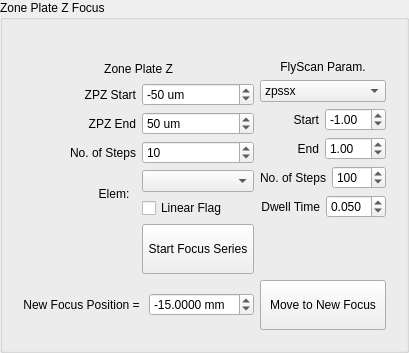
             <widget class="QGroupBox" name="groupBox_24">
              <property name="title">
               <string>Zone Plate Z Focus</string>
              </property>
              <layout class="QGridLayout" name="gridLayout_73">
               <item row="0" column="0">
                <widget class="QLabel" name="label_135">
                 <property name="sizePolicy">
                  <sizepolicy hsizetype="Preferred" vsizetype="Fixed">
                   <horstretch>0</horstretch>
                   <verstretch>0</verstretch>
                  </sizepolicy>
                 </property>
                 <property name="text">
                  <string/>
                 </property>
                </widget>
               </item>
               <item row="1" column="0">
                <layout class="QGridLayout" name="gridLayout_79">
                 <item row="2" column="0">
                  <layout class="QGridLayout" name="gridLayout_46">
                   <item row="0" column="0">
                    <widget class="QWidget" name="widget_4" native="true">
                     <layout class="QGridLayout" name="gridLayout_61">
                      <item row="0" column="0" colspan="2">
                       <layout class="QVBoxLayout" name="verticalLayout_31">
                        <item>
                         <widget class="QLabel" name="label_76">
                          <property name="text">
                           <string>Zone Plate Z</string>
                          </property>
                          <property name="alignment">
                           <set>Qt::AlignCenter</set>
                          </property>
                         </widget>
                        </item>
                        <item>
                         <layout class="QHBoxLayout" name="horizontalLayout_63">
                          <item>
                           <widget class="QLabel" name="label_100">
                            <property name="toolTip">
                             <string>relative start pos</string>
                            </property>
                            <property name="text">
                             <string>ZPZ Start</string>
                            </property>
                            <property name="alignment">
                             <set>Qt::AlignRight|Qt::AlignTrailing|Qt::AlignVCenter</set>
                            </property>
                           </widget>
                          </item>
                          <item>
                           <widget class="QSpinBox" name="sb_ZPZ1RelativeStart">
                            <property name="sizePolicy">
                             <sizepolicy hsizetype="Preferred" vsizetype="Fixed">
                              <horstretch>0</horstretch>
                              <verstretch>0</verstretch>
                             </sizepolicy>
                            </property>
                            <property name="suffix">
                             <string> um</string>
                            </property>
                            <property name="minimum">
                             <number>-1000</number>
                            </property>
                            <property name="maximum">
                             <number>1000</number>
                            </property>
                            <property name="singleStep">
                             <number>10</number>
                            </property>
                            <property name="value">
                             <number>-50</number>
                            </property>
                           </widget>
                          </item>
                         </layout>
                        </item>
                        <item>
                         <layout class="QHBoxLayout" name="horizontalLayout_65">
                          <item>
                           <widget class="QLabel" name="label_102">
                            <property name="toolTip">
                             <string>relative end pos</string>
                            </property>
                            <property name="text">
                             <string>ZPZ End</string>
                            </property>
                            <property name="alignment">
                             <set>Qt::AlignRight|Qt::AlignTrailing|Qt::AlignVCenter</set>
                            </property>
                           </widget>
                          </item>
                          <item>
                           <widget class="QSpinBox" name="sb_ZPZ1RelativeEnd">
                            <property name="sizePolicy">
                             <sizepolicy hsizetype="Preferred" vsizetype="Fixed">
                              <horstretch>0</horstretch>
                              <verstretch>0</verstretch>
                             </sizepolicy>
                            </property>
                            <property name="suffix">
                             <string> um</string>
                            </property>
                            <property name="minimum">
                             <number>-1000</number>
                            </property>
                            <property name="maximum">
                             <number>1000</number>
                            </property>
                            <property name="singleStep">
                             <number>10</number>
                            </property>
                            <property name="value">
                             <number>50</number>
                            </property>
                           </widget>
                          </item>
                         </layout>
                        </item>
                        <item>
                         <layout class="QHBoxLayout" name="horizontalLayout_69">
                          <item>
                           <widget class="QLabel" name="label_106">
                            <property name="text">
                             <string>No. of Steps</string>
                            </property>
                            <property name="alignment">
                             <set>Qt::AlignRight|Qt::AlignTrailing|Qt::AlignVCenter</set>
                            </property>
                           </widget>
                          </item>
                          <item>
                           <widget class="QSpinBox" name="sb_ZPZ1Steps">
                            <property name="sizePolicy">
                             <sizepolicy hsizetype="Preferred" vsizetype="Fixed">
                              <horstretch>0</horstretch>
                              <verstretch>0</verstretch>
                             </sizepolicy>
                            </property>
                            <property name="suffix">
                             <string/>
                            </property>
                            <property name="minimum">
                             <number>1</number>
                            </property>
                            <property name="maximum">
                             <number>1000</number>
                            </property>
                            <property name="singleStep">
                             <number>5</number>
                            </property>
                            <property name="value">
                             <number>10</number>
                            </property>
                           </widget>
                          </item>
                         </layout>
                        </item>
                       </layout>
                      </item>
                      <item row="0" column="2" rowspan="2">
                       <layout class="QVBoxLayout" name="verticalLayout_39">
                        <item>
                         <widget class="QLabel" name="label_77">
                          <property name="text">
                           <string>FlyScan Param.</string>
                          </property>
                          <property name="alignment">
                           <set>Qt::AlignCenter</set>
                          </property>
                         </widget>
                        </item>
                        <item>
                         <widget class="QComboBox" name="cb_foucsScanMotor">
                          <item>
                           <property name="text">
                            <string>zpssx</string>
                           </property>
                          </item>
                          <item>
                           <property name="text">
                            <string>zpssy</string>
                           </property>
                          </item>
                          <item>
                           <property name="text">
                            <string>zpssz</string>
                           </property>
                          </item>
                         </widget>
                        </item>
                        <item>
                         <layout class="QHBoxLayout" name="horizontalLayout_62">
                          <item>
                           <widget class="QLabel" name="label_99">
                            <property name="text">
                             <string>Start</string>
                            </property>
                            <property name="alignment">
                             <set>Qt::AlignRight|Qt::AlignTrailing|Qt::AlignVCenter</set>
                            </property>
                           </widget>
                          </item>
                          <item>
                           <widget class="QDoubleSpinBox" name="sb_FocusScanMtrStart">
                            <property name="sizePolicy">
                             <sizepolicy hsizetype="Preferred" vsizetype="Fixed">
                              <horstretch>0</horstretch>
                              <verstretch>0</verstretch>
                             </sizepolicy>
                            </property>
                            <property name="minimum">
                             <double>-15.000000000000000</double>
                            </property>
                            <property name="maximum">
                             <double>15.000000000000000</double>
                            </property>
                            <property name="value">
                             <double>-1.000000000000000</double>
                            </property>
                           </widget>
                          </item>
                         </layout>
                        </item>
                        <item>
                         <layout class="QHBoxLayout" name="horizontalLayout_64">
                          <item>
                           <widget class="QLabel" name="label_101">
                            <property name="text">
                             <string>End</string>
                            </property>
                            <property name="alignment">
                             <set>Qt::AlignRight|Qt::AlignTrailing|Qt::AlignVCenter</set>
                            </property>
                           </widget>
                          </item>
                          <item>
                           <widget class="QDoubleSpinBox" name="sb_FocusScanMtrEnd">
                            <property name="sizePolicy">
                             <sizepolicy hsizetype="Preferred" vsizetype="Fixed">
                              <horstretch>0</horstretch>
                              <verstretch>0</verstretch>
                             </sizepolicy>
                            </property>
                            <property name="minimum">
                             <double>-15.000000000000000</double>
                            </property>
                            <property name="maximum">
                             <double>15.000000000000000</double>
                            </property>
                            <property name="value">
                             <double>1.000000000000000</double>
                            </property>
                           </widget>
                          </item>
                         </layout>
                        </item>
                        <item>
                         <layout class="QHBoxLayout" name="horizontalLayout_68">
                          <item>
                           <widget class="QLabel" name="label_105">
                            <property name="text">
                             <string>No. of Steps</string>
                            </property>
                            <property name="alignment">
                             <set>Qt::AlignRight|Qt::AlignTrailing|Qt::AlignVCenter</set>
                            </property>
                           </widget>
                          </item>
                          <item>
                           <widget class="QSpinBox" name="sb_FocusScanMtrStep">
                            <property name="sizePolicy">
                             <sizepolicy hsizetype="Preferred" vsizetype="Fixed">
                              <horstretch>0</horstretch>
                              <verstretch>0</verstretch>
                             </sizepolicy>
                            </property>
                            <property name="suffix">
                             <string/>
                            </property>
                            <property name="minimum">
                             <number>10</number>
                            </property>
                            <property name="maximum">
                             <number>1000</number>
                            </property>
                            <property name="singleStep">
                             <number>50</number>
                            </property>
                            <property name="value">
                             <number>100</number>
                            </property>
                           </widget>
                          </item>
                         </layout>
                        </item>
                        <item>
                         <layout class="QHBoxLayout" name="horizontalLayout_11">
                          <item>
                           <widget class="QLabel" name="label_118">
                            <property name="text">
                             <string>Dwell Time</string>
                            </property>
                            <property name="alignment">
                             <set>Qt::AlignRight|Qt::AlignTrailing|Qt::AlignVCenter</set>
                            </property>
                           </widget>
                          </item>
                          <item>
                           <widget class="QDoubleSpinBox" name="dsb_FocusScanDwell">
                            <property name="sizePolicy">
                             <sizepolicy hsizetype="Preferred" vsizetype="Fixed">
                              <horstretch>0</horstretch>
                              <verstretch>0</verstretch>
                             </sizepolicy>
                            </property>
                            <property name="decimals">
                             <number>3</number>
                            </property>
                            <property name="minimum">
                             <double>0.005000000000000</double>
                            </property>
                            <property name="maximum">
                             <double>0.500000000000000</double>
                            </property>
                            <property name="singleStep">
                             <double>0.010000000000000</double>
                            </property>
                            <property name="value">
                             <double>0.050000000000000</double>
                            </property>
                           </widget>
                          </item>
                         </layout>
                        </item>
                       </layout>
                      </item>
                      <item row="3" column="0" colspan="2">
                       <layout class="QGridLayout" name="gridLayout_25">
                        <item row="1" column="1">
                         <widget class="QLabel" name="label_56">
                          <property name="text">
                           <string>New Focus Position = </string>
                          </property>
                          <property name="alignment">
                           <set>Qt::AlignRight|Qt::AlignTrailing|Qt::AlignVCenter</set>
                          </property>
                         </widget>
                        </item>
                        <item row="1" column="2">
                         <widget class="QDoubleSpinBox" name="dsb_ZPZ1TargetPos">
                          <property name="sizePolicy">
                           <sizepolicy hsizetype="Preferred" vsizetype="Fixed">
                            <horstretch>0</horstretch>
                            <verstretch>0</verstretch>
                           </sizepolicy>
                          </property>
                          <property name="suffix">
                           <string> mm</string>
                          </property>
                          <property name="decimals">
                           <number>4</number>
                          </property>
                          <property name="minimum">
                           <double>-100.000000000000000</double>
                          </property>
                          <property name="maximum">
                           <double>20.000000000000000</double>
                          </property>
                          <property name="value">
                           <double>-15.000000000000000</double>
                          </property>
                         </widget>
                        </item>
                       </layout>
                      </item>
                      <item row="1" column="0" colspan="2">
                       <layout class="QGridLayout" name="gridLayout_67">
                        <item row="0" column="0">
                         <widget class="QLabel" name="label_97">
                          <property name="sizePolicy">
                           <sizepolicy hsizetype="Preferred" vsizetype="Fixed">
                            <horstretch>0</horstretch>
                            <verstretch>0</verstretch>
                           </sizepolicy>
                          </property>
                          <property name="text">
                           <string>     Elem:  </string>
                          </property>
                          <property name="alignment">
                           <set>Qt::AlignRight|Qt::AlignTrailing|Qt::AlignVCenter</set>
                          </property>
                         </widget>
                        </item>
                        <item row="0" column="1">
                         <layout class="QGridLayout" name="gridLayout_60">
                          <item row="1" column="0">
                           <widget class="QCheckBox" name="cb_linearFlag_zpFocus">
                            <property name="text">
                             <string>Linear Flag</string>
                            </property>
                           </widget>
                          </item>
                          <item row="0" column="0">
                           <widget class="QComboBox" name="cb_zp_focus_elem"/>
                          </item>
                         </layout>
                        </item>
                       </layout>
                      </item>
                      <item row="3" column="2">
                       <widget class="QPushButton" name="pb_MoveZPZ1AbsPos">
                        <property name="sizePolicy">
                         <sizepolicy hsizetype="Minimum" vsizetype="Fixed">
                          <horstretch>0</horstretch>
                          <verstretch>0</verstretch>
                         </sizepolicy>
                        </property>
                        <property name="text">
                         <string>
Move to New Focus
</string>
                        </property>
                       </widget>
                      </item>
                      <item row="2" column="1">
                       <widget class="QPushButton" name="pb_ZPZFocusScanStart">
                        <property name="sizePolicy">
                         <sizepolicy hsizetype="Preferred" vsizetype="Fixed">
                          <horstretch>0</horstretch>
                          <verstretch>0</verstretch>
                         </sizepolicy>
                        </property>
                        <property name="text">
                         <string>
Start Focus Series
</string>
                        </property>
                       </widget>
                      </item>
                     </layout>
                    </widget>
                   </item>
                  </layout>
                 </item>
                </layout>
               </item>
              </layout>
             </widget>
